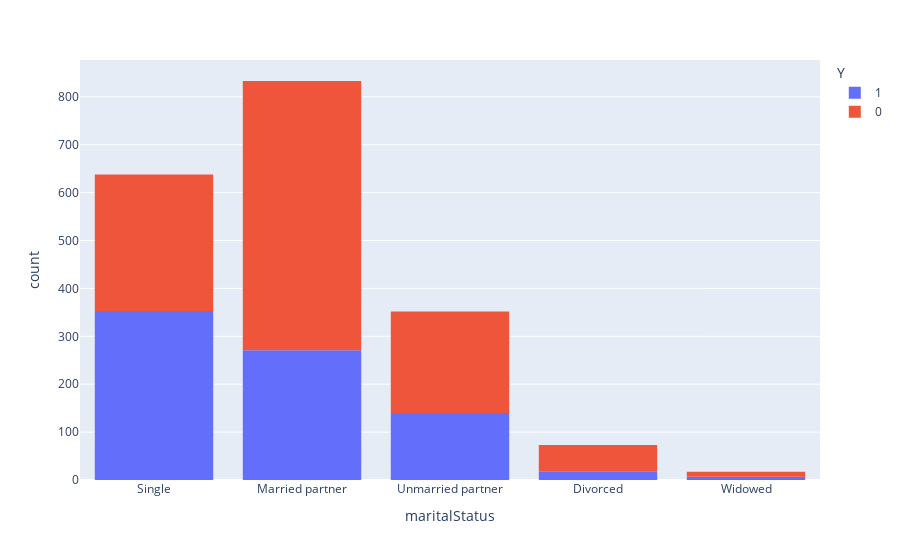

The notebook cell saved with this chart:
### Markdown cell above
6. Compare the acceptance rates between those drivers who:

- go to bars more than once a month, had passengers that were not a kid, and were not widowed *OR*
- go to bars more than once a month and are under the age of 30 *OR*
- go to cheap restaurants more than 4 times a month and income is less than 50K.

### Code cell
#go to bars more than once a month, had passengers that were not a kid, and were not widowed
print(df_bar["Bar"].unique())
print(df_bar["passanger"].unique())
print(df_bar["maritalStatus"].unique())

fig = px.histogram(df_bar, "maritalStatus", color="Y")
fig.show()

bar_values = ['1~3','gt8','4~8'] #go to bars more than once a month
passanger_values_NOT = ['Kid(s)'] # passenger that were NOT kids
maritalStatus_values_NOT = ['Widowed'] # maritalStatus NOT Widowed

accept_count_barCoupon_gt1_NotKids_NotWidowed = df_bar.query(("Bar in @bar_values") and ("passanger not in @passanger_values_NOT") and ("maritalStatus not in @maritalStatus_values_NOT"))["Y"].sum()
print(accept_count_barCoupon_gt1_NotKids_NotWidowed)
accept_rate_barCoupon_gt1_NotKids_NotWidowed = accept_count_barCoupon_gt1_NotKids_NotWidowed / len(df_bar["Y"])
print(accept_rate_barCoupon_gt1_NotKids_NotWidowed)
new_row = pd.Series({'observations': "barCoupon_gt1_NotKids_NotWidowed", 'acceptance_rate': accept_rate_barCoupon_gt1_NotKids_NotWidowed})
result_df = pd.concat([result_df, new_row.to_frame().T ], ignore_index=True)
result_df.head(10)

### Figure 1 — Plotly figure (JSON) as saved in the notebook; plotly's stock layout.template omitted (floating-point values rounded to 4 significant figures; data arrays with more than 128 entries replaced by an {"elided": "..."} marker saying what was removed)
{"data": [{"alignmentgroup": "True", "bingroup": "x", "hovertemplate": "Y=1<br>maritalStatus=%{x}<br>count=%{y}<extra></extra>", "legendgroup": "1", "marker": {"color": "#636efa", "pattern": {"shape": ""}}, "name": "1", "offsetgroup": "1", "orientation": "v", "showlegend": true, "type": "histogram", "x": {"elided": "788 str values"}, "xaxis": "x", "yaxis": "y"}, {"alignmentgroup": "True", "bingroup": "x", "hovertemplate": "Y=0<br>maritalStatus=%{x}<br>count=%{y}<extra></extra>", "legendgroup": "0", "marker": {"color": "#EF553B", "pattern": {"shape": ""}}, "name": "0", "offsetgroup": "0", "orientation": "v", "showlegend": true, "type": "histogram", "x": {"elided": "1125 str values"}, "xaxis": "x", "yaxis": "y"}], "layout": {"barmode": "relative", "legend": {"title": {"text": "Y"}, "tracegroupgap": 0}, "margin": {"t": 60}, "xaxis": {"anchor": "y", "domain": [0, 1], "title": {"text": "maritalStatus"}}, "yaxis": {"anchor": "x", "domain": [0, 1], "title": {"text": "count"}}}}
